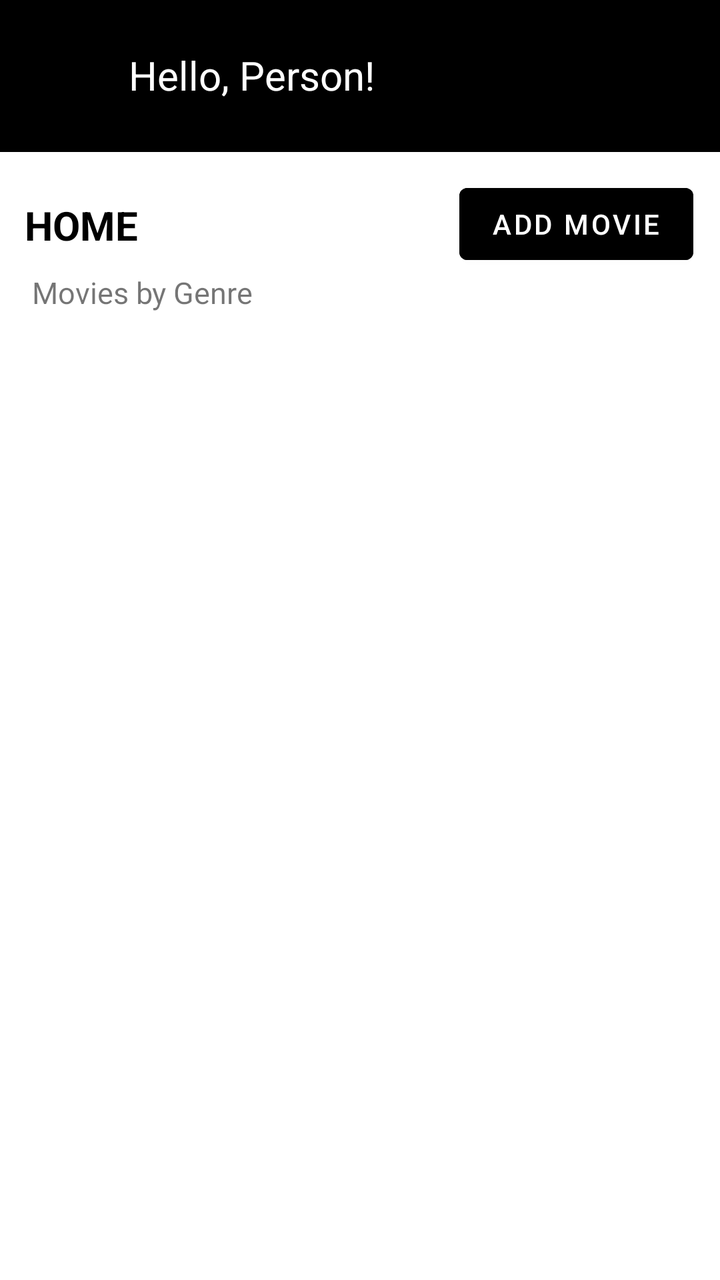
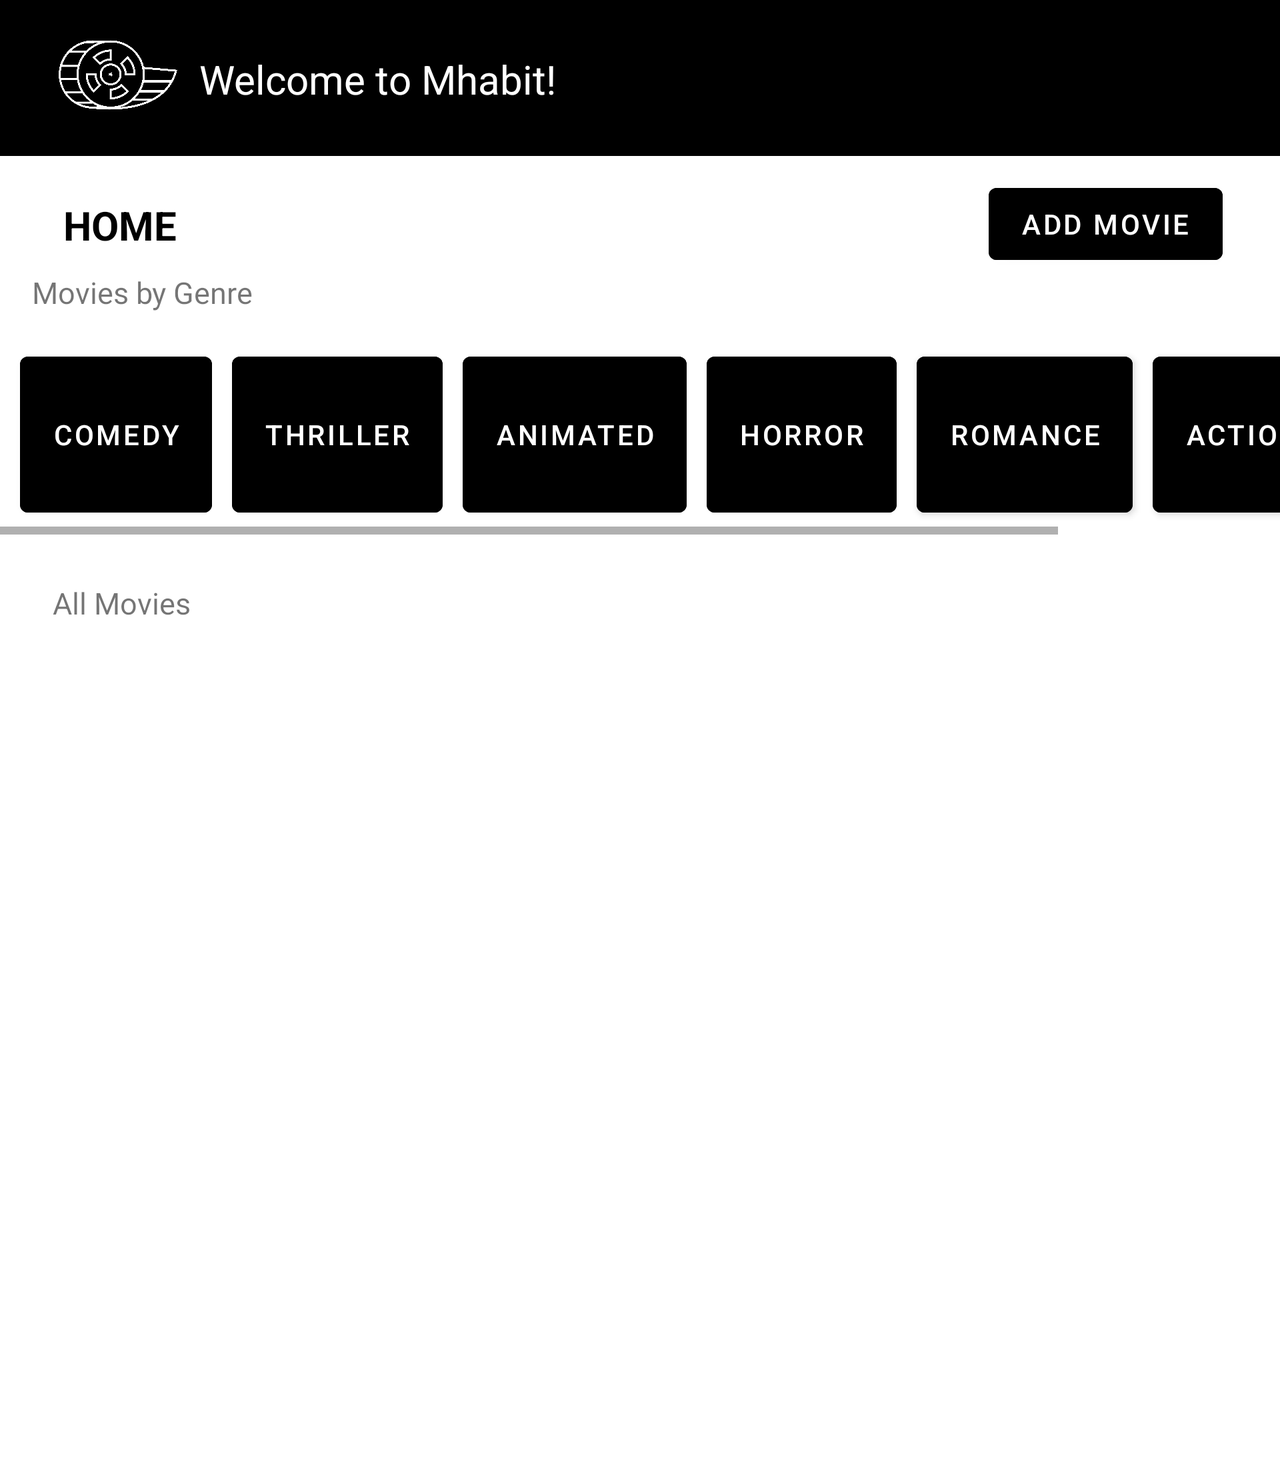

Compare how this app lays out the same screen by default and in its alternative resource folder. The renders come first, then the two layout files and the values they reference.
<!-- AndroidManifest.xml: application theme Theme.Test -->
<!-- res/layout/mhabit_home.xml -->
<?xml version="1.0" encoding="utf-8"?>
<androidx.constraintlayout.widget.ConstraintLayout xmlns:android="http://schemas.android.com/apk/res/android"
    xmlns:app="http://schemas.android.com/apk/res-auto"
    xmlns:tools="http://schemas.android.com/tools"
    android:layout_width="match_parent"
    android:layout_height="match_parent">

    <RelativeLayout
        android:id="@+id/relativeLayout"
        android:layout_width="412dp"
        android:layout_height="76dp"
        android:padding="0dp"
        app:layout_constraintEnd_toEndOf="parent"
        app:layout_constraintStart_toStartOf="parent"
        app:layout_constraintTop_toTopOf="parent">

        <androidx.appcompat.widget.Toolbar
            android:id="@+id/toolbar"
            android:layout_width="match_parent"
            android:layout_height="match_parent"
            android:background="@color/black"
            android:minHeight="?attr/actionBarSize"
            android:theme="?attr/actionBarTheme"
            app:layout_constraintEnd_toEndOf="parent"
            app:layout_constraintStart_toStartOf="parent"
            app:layout_constraintTop_toTopOf="parent" />

        <ImageView
            android:id="@+id/profile"
            android:layout_width="65dp"
            android:layout_height="83dp"
            android:layout_alignParentStart="true"
            android:layout_alignParentTop="true"
            android:layout_alignParentBottom="true"
            android:layout_marginStart="13dp"
            android:layout_marginTop="0dp"
            android:layout_marginBottom="0dp"
            app:srcCompat="@drawable/mhabit_profile" />

        <TextView
            android:id="@+id/textView"
            android:layout_width="160dp"
            android:layout_height="42dp"
            android:layout_alignParentTop="true"
            android:layout_alignParentBottom="true"
            android:layout_marginStart="12dp"
            android:layout_marginTop="24dp"
            android:layout_marginBottom="10dp"
            android:layout_toEndOf="@+id/profile"
            android:text="Hello, Person!"
            android:textColor="@color/white"
            android:textSize="20dp" />

    </RelativeLayout>


    <Button
        android:id="@+id/add_movie"
        android:layout_width="wrap_content"
        android:layout_height="wrap_content"
        android:layout_marginTop="12dp"
        android:backgroundTint="@color/black"
        android:text="Add Movie"
        android:textColor="@color/white"
        app:layout_constraintEnd_toEndOf="parent"
        app:layout_constraintHorizontal_bias="0.945"
        app:layout_constraintStart_toStartOf="parent"
        app:layout_constraintTop_toBottomOf="@+id/relativeLayout" />

    <TextView
        android:id="@+id/movies_by_genre"
        android:layout_width="wrap_content"
        android:layout_height="wrap_content"
        android:layout_marginStart="16dp"
        android:layout_marginTop="60dp"
        android:textSize="15sp"
        android:text="Movies by Genre"
        app:layout_constraintStart_toStartOf="parent"
        app:layout_constraintTop_toBottomOf="@+id/relativeLayout" />

    <HorizontalScrollView
        android:id="@+id/horizontalScrollView"
        android:layout_width="match_parent"
        android:layout_height="100dp"
        android:layout_marginTop="11dp"
        app:layout_constraintEnd_toEndOf="parent"
        app:layout_constraintHorizontal_bias="1.0"
        app:layout_constraintStart_toStartOf="parent"
        app:layout_constraintTop_toBottomOf="@+id/movies_by_genre">

        <LinearLayout
            android:layout_width="match_parent"
            android:layout_height="match_parent"
            android:orientation="horizontal"
            android:padding="20px">

            <Button
                android:id="@+id/comedy"
                android:layout_width="match_parent"
                android:layout_height="match_parent"
                android:layout_marginHorizontal="10px"
                android:backgroundTint="@color/black"
                android:text="Comedy" />

            <Button
                android:id="@+id/thriller"
                android:layout_width="match_parent"
                android:layout_height="match_parent"
                android:layout_marginHorizontal="10px"
                android:backgroundTint="@color/black"
                android:text="Thriller" />

            <Button
                android:id="@+id/animated"
                android:layout_width="match_parent"
                android:layout_height="match_parent"
                android:layout_marginHorizontal="10px"
                android:backgroundTint="@color/black"
                android:text="Animated" />

            <Button
                android:id="@+id/horror"
                android:layout_width="match_parent"
                android:layout_height="match_parent"
                android:layout_marginHorizontal="10px"
                android:backgroundTint="@color/black"
                android:text="Horror" />

            <Button
                android:id="@+id/romance"
                android:layout_width="match_parent"
                android:layout_height="match_parent"
                android:layout_marginHorizontal="10px"
                android:backgroundTint="@color/black"
                android:text="Romance" />

            <Button
                android:id="@+id/action"
                android:layout_width="match_parent"
                android:layout_height="match_parent"
                android:layout_marginHorizontal="10px"
                android:backgroundTint="@color/black"
                android:text="Action/Adventure" />

            <Button
                android:id="@+id/other"
                android:layout_width="match_parent"
                android:layout_height="match_parent"
                android:layout_marginHorizontal="10px"
                android:backgroundTint="@color/black"
                android:text="Other" />
        </LinearLayout>

    </HorizontalScrollView>

    <TextView
        android:id="@+id/all_movies_title"
        android:layout_width="wrap_content"
        android:layout_height="wrap_content"
        android:layout_marginTop="24dp"
        android:layout_marginBottom="17dp"
        android:text="All Movies"
        android:textSize="15sp"
        app:layout_constraintBottom_toTopOf="@+id/all_movies"
        app:layout_constraintEnd_toEndOf="parent"
        app:layout_constraintHorizontal_bias="0.046"
        app:layout_constraintStart_toStartOf="parent"
        app:layout_constraintTop_toBottomOf="@+id/horizontalScrollView"
        app:layout_constraintVertical_bias="0.05" />

    <androidx.recyclerview.widget.RecyclerView
        android:id="@+id/all_movies"
        android:layout_width="408dp"
        android:layout_height="479dp"
        android:background="@color/white"
        android:fadeScrollbars="true"
        android:scrollbarStyle="insideInset"
        android:scrollbarThumbVertical="@android:color/black"
        android:scrollbars="vertical"
        app:layout_constraintBottom_toBottomOf="parent"
        app:layout_constraintEnd_toEndOf="parent"
        app:layout_constraintHorizontal_bias="0.0"
        app:layout_constraintStart_toStartOf="parent" />

    <TextView
        android:id="@+id/home"
        android:layout_width="wrap_content"
        android:layout_height="wrap_content"
        android:layout_marginTop="23dp"
        android:layout_marginBottom="18dp"
        android:text="HOME"
        android:textColor="@color/black"
        android:textSize="20sp"
        android:textStyle="bold"
        app:layout_constraintBottom_toTopOf="@+id/movies_by_genre"
        app:layout_constraintEnd_toStartOf="@+id/add_movie"
        app:layout_constraintHorizontal_bias="0.072"
        app:layout_constraintStart_toStartOf="parent"
        app:layout_constraintTop_toBottomOf="@+id/relativeLayout"
        app:layout_constraintVertical_bias="0.0" />


</androidx.constraintlayout.widget.ConstraintLayout>
<!-- resources referenced by this layout -->
<resources>
  <color name="black">#FF000000</color>
  <color name="white">#FFFFFFFF</color>
  <style name="Theme.Test" parent="Theme.MaterialComponents.DayNight.DarkActionBar">
          
          <item name="colorPrimary">@color/black</item>
          <item name="colorPrimaryVariant">@color/black</item>
          <item name="colorOnPrimary">@color/white</item>
          
          <item name="colorSecondary">@color/black</item>
          <item name="colorSecondaryVariant">@color/black</item>
          <item name="colorOnSecondary">@color/black</item>
          
          <item name="android:statusBarColor">?attr/colorPrimaryVariant</item>
          
      </style>
</resources>
<!-- res/layout-land/mhabit_home.xml (the repository's variant of the layout above) -->
<!-- drawn on the phone turned sideways -->
<?xml version="1.0" encoding="utf-8"?>
<ScrollView xmlns:android="http://schemas.android.com/apk/res/android"
    xmlns:app="http://schemas.android.com/apk/res-auto"
    xmlns:tools="http://schemas.android.com/tools"
    android:layout_width="match_parent"
    android:layout_height="wrap_content">
<androidx.constraintlayout.widget.ConstraintLayout
    android:layout_width="match_parent"
    android:layout_height="match_parent">

    <androidx.appcompat.widget.Toolbar
        android:id="@+id/toolbar"
        android:layout_width="873dp"
        android:layout_height="78dp"
        android:background="@color/black"
        android:minHeight="?attr/actionBarSize"
        android:theme="?attr/actionBarTheme"
        app:layout_constraintEnd_toEndOf="parent"
        app:layout_constraintStart_toStartOf="parent"
        app:layout_constraintTop_toTopOf="parent" />

    <RelativeLayout
        android:id="@+id/relativeLayout"
        android:layout_width="412dp"
        android:layout_height="76dp"
        android:padding="0dp"
        app:layout_constraintEnd_toEndOf="parent"
        app:layout_constraintHorizontal_bias="0.394"
        app:layout_constraintStart_toStartOf="parent"
        app:layout_constraintTop_toTopOf="parent">


        <TextView
            android:id="@+id/textView"
            android:layout_width="206dp"
            android:layout_height="29dp"
            android:layout_alignParentTop="true"
            android:layout_alignParentBottom="true"
            android:layout_marginStart="10dp"
            android:layout_marginTop="26dp"
            android:layout_marginBottom="21dp"
            android:text="Welcome to Mhabit!"
            android:textColor="@color/white"
            android:textSize="20dp" />

    </RelativeLayout>


    <Button
        android:id="@+id/add_movie"
        android:layout_width="wrap_content"
        android:layout_height="wrap_content"
        android:layout_marginTop="12dp"
        android:backgroundTint="@color/black"
        android:text="Add Movie"
        android:textColor="@color/white"
        app:layout_constraintEnd_toEndOf="parent"
        app:layout_constraintHorizontal_bias="0.945"
        app:layout_constraintStart_toStartOf="parent"
        app:layout_constraintTop_toBottomOf="@+id/relativeLayout" />

    <TextView
        android:id="@+id/movies_by_genre"
        android:layout_width="wrap_content"
        android:layout_height="wrap_content"
        android:layout_marginStart="16dp"
        android:layout_marginTop="60dp"
        android:textSize="15sp"
        android:text="Movies by Genre"
        app:layout_constraintStart_toStartOf="parent"
        app:layout_constraintTop_toBottomOf="@+id/relativeLayout" />

    <HorizontalScrollView
        android:id="@+id/horizontalScrollView"
        android:layout_width="match_parent"
        android:layout_height="100dp"
        android:layout_marginTop="11dp"
        app:layout_constraintEnd_toEndOf="parent"
        app:layout_constraintHorizontal_bias="1.0"
        app:layout_constraintStart_toStartOf="parent"
        app:layout_constraintTop_toBottomOf="@+id/movies_by_genre">

        <LinearLayout
            android:layout_width="match_parent"
            android:layout_height="match_parent"
            android:orientation="horizontal"
            android:padding="5dp">

            <Button
                android:id="@+id/comedy"
                android:layout_width="match_parent"
                android:layout_height="match_parent"
                android:layout_marginHorizontal="5dp"
                android:backgroundTint="@color/black"
                android:text="Comedy" />

            <Button
                android:id="@+id/thriller"
                android:layout_width="match_parent"
                android:layout_height="match_parent"
                android:layout_marginHorizontal="5dp"
                android:backgroundTint="@color/black"
                android:text="Thriller" />

            <Button
                android:id="@+id/animated"
                android:layout_width="match_parent"
                android:layout_height="match_parent"
                android:layout_marginHorizontal="5dp"
                android:backgroundTint="@color/black"
                android:text="Animated" />

            <Button
                android:id="@+id/horror"
                android:layout_width="match_parent"
                android:layout_height="match_parent"
                android:layout_marginHorizontal="5dp"
                android:backgroundTint="@color/black"
                android:text="Horror" />

            <Button
                android:id="@+id/romance"
                android:layout_width="match_parent"
                android:layout_height="match_parent"
                android:layout_marginHorizontal="5dp"
                android:backgroundTint="@color/black"
                android:text="Romance" />

            <Button
                android:id="@+id/action"
                android:layout_width="match_parent"
                android:layout_height="match_parent"
                android:layout_marginHorizontal="5dp"
                android:backgroundTint="@color/black"
                android:text="Action" />

            <Button
                android:id="@+id/other"
                android:layout_width="match_parent"
                android:layout_height="match_parent"
                android:layout_marginHorizontal="5dp"
                android:backgroundTint="@color/black"
                android:text="Other" />
        </LinearLayout>

    </HorizontalScrollView>

    <TextView
        android:id="@+id/all_movies_title"
        android:layout_width="wrap_content"
        android:layout_height="wrap_content"
        android:layout_marginTop="24dp"
        android:layout_marginBottom="17dp"
        android:text="All Movies"
        android:textSize="15sp"
        app:layout_constraintBottom_toTopOf="@+id/all_movies"
        app:layout_constraintEnd_toEndOf="parent"
        app:layout_constraintHorizontal_bias="0.046"
        app:layout_constraintStart_toStartOf="parent"
        app:layout_constraintTop_toBottomOf="@+id/horizontalScrollView"
        app:layout_constraintVertical_bias="0.05" />

    <androidx.recyclerview.widget.RecyclerView
        android:id="@+id/all_movies"
        android:layout_width="732dp"
        android:layout_height="408dp"
        android:background="@color/white"
        android:fadeScrollbars="true"
        android:scrollbarStyle="insideInset"
        android:scrollbarThumbVertical="@android:color/black"
        android:scrollbars="vertical"
        app:layout_constraintBottom_toBottomOf="parent"
        app:layout_constraintEnd_toEndOf="parent"
        app:layout_constraintHorizontal_bias="0.0"
        app:layout_constraintStart_toStartOf="parent"
        app:layout_constraintTop_toBottomOf="@id/all_movies_title" />

    <TextView
        android:id="@+id/home"
        android:layout_width="wrap_content"
        android:layout_height="wrap_content"
        android:layout_marginTop="23dp"
        android:layout_marginBottom="18dp"
        android:text="HOME"
        android:textColor="@color/black"
        android:textSize="20sp"
        android:textStyle="bold"
        app:layout_constraintBottom_toTopOf="@+id/movies_by_genre"
        app:layout_constraintEnd_toStartOf="@+id/add_movie"
        app:layout_constraintHorizontal_bias="0.072"
        app:layout_constraintStart_toStartOf="parent"
        app:layout_constraintTop_toBottomOf="@+id/relativeLayout"
        app:layout_constraintVertical_bias="0.0" />

    <ImageView
        android:id="@+id/profile"
        android:layout_width="62dp"
        android:layout_height="75dp"
        android:layout_marginStart="28dp"
        app:layout_constraintStart_toStartOf="parent"
        app:srcCompat="@drawable/mhabit_logo"
        tools:layout_editor_absoluteY="1dp" />


</androidx.constraintlayout.widget.ConstraintLayout>
</ScrollView>
<!-- resources referenced by the variant -->
<!-- as the phone turned sideways resolves them -->
<resources>
  <color name="black">#FF000000</color>
  <color name="white">#FFFFFFFF</color>
  <!-- drawable mhabit_logo: png bitmap (drawable, 84487 bytes) -->
  <style name="Theme.Test" parent="Theme.MaterialComponents.DayNight.DarkActionBar">
          
          <item name="colorPrimary">@color/black</item>
          <item name="colorPrimaryVariant">@color/black</item>
          <item name="colorOnPrimary">@color/white</item>
          
          <item name="colorSecondary">@color/black</item>
          <item name="colorSecondaryVariant">@color/black</item>
          <item name="colorOnSecondary">@color/black</item>
          
          <item name="android:statusBarColor">?attr/colorPrimaryVariant</item>
          
      </style>
</resources>
